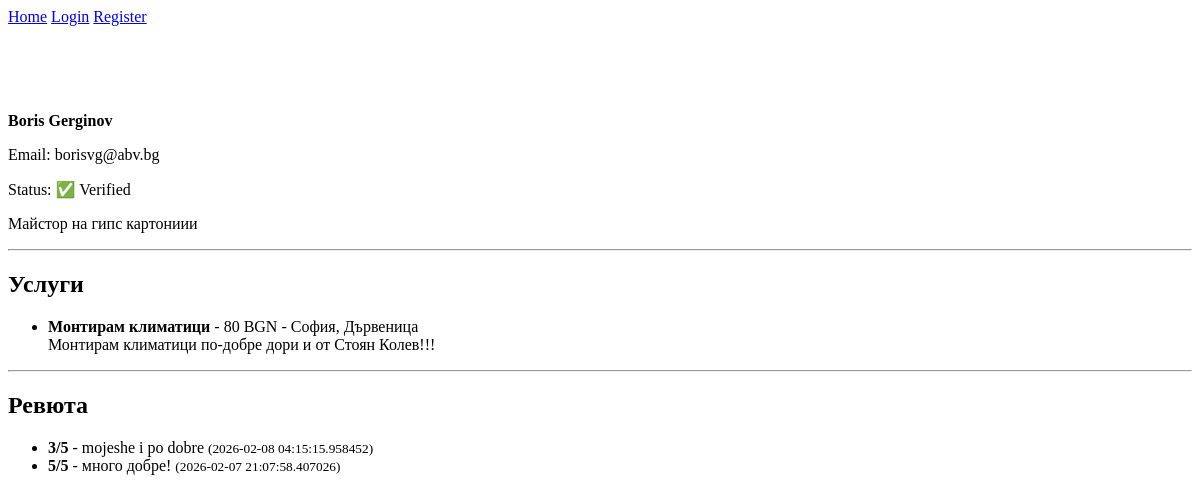
The page /providers/1 on the database its author committed.
### app/models/profile.py (models this page shows)
class Profile(db.Model):
    __tablename__ = "profiles"
    user_id = db.Column(
        db.Integer,
        db.ForeignKey("users.id"),
        primary_key=True
    )
    first_name = db.Column(db.String(50), nullable=True)
    last_name = db.Column(db.String(50), nullable=True)
    address = db.Column(db.String(255), nullable=True)
    preferences = db.Column(db.Text, nullable=True)
    updated_at = db.Column(db.DateTime, nullable=False, default=datetime.utcnow, onupdate=datetime.utcnow)

### app/models/user.py (models this page shows, shortened)
class User(UserMixin, db.Model):
    __tablename__ = "users"
    id = db.Column(db.Integer, primary_key=True)
    email = db.Column(db.String(255), unique=True, nullable=False, index=True)
    phone = db.Column(db.String(32), unique=True, nullable=True)
    password_hash = db.Column(db.String(255), nullable=False)
    role = db.Column(
        db.String(20),
        nullable=False,
        default=UserRole.CUSTOMER.value,
        index=True
    )
    is_active = db.Column(db.Boolean, nullable=False, default=True)
    created_at = db.Column(db.DateTime, nullable=False, default=datetime.utcnow)
    profile = db.relationship("Profile", uselist=False)
    provider_profile = db.relationship("ProviderProfile", uselist=False)

### app/models/provider_profile.py (models this page shows)
class ProviderProfile(db.Model):
    __tablename__ = "provider_profiles"
    provider_id = db.Column(
        db.Integer,
        db.ForeignKey("users.id"),
        primary_key=True
    )
    is_verified = db.Column(db.Boolean, nullable=False, default=False)
    bio = db.Column(db.Text, nullable=True)
    gallery_links = db.Column(db.Text, nullable=False, default="[]")
    certificates = db.Column(db.Text, nullable=True)
    updated_at = db.Column(db.DateTime, nullable=False, default=datetime.utcnow, onupdate=datetime.utcnow)

### app/models/service.py (models this page shows, shortened)
class Service(db.Model):
    __tablename__ = "services"
    id = db.Column(db.Integer, primary_key=True)
    provider_id = db.Column(db.Integer, db.ForeignKey("users.id"), nullable=False, index=True)
    category_id = db.Column(db.Integer, db.ForeignKey("service_categories.id"), nullable=False, index=True)
    title = db.Column(db.String(120), nullable=False)
    description = db.Column(db.Text, nullable=True)
    price = db.Column(db.Integer, nullable=True)
    location = db.Column(db.String(120), nullable=True)
    created_at = db.Column(db.DateTime, nullable=False, default=datetime.utcnow)

### app/models/review.py (models this page shows, shortened)
class Review(db.Model):
    __tablename__ = "reviews"
    id = db.Column(db.Integer, primary_key=True)
    booking_id = db.Column(db.Integer, db.ForeignKey("bookings.id"), nullable=False, unique=True, index=True)
    rating = db.Column(db.Integer, nullable=False)
    comment = db.Column(db.Text, nullable=True)
    created_at = db.Column(db.DateTime, nullable=False, default=datetime.utcnow)
    booking = db.relationship("Booking", lazy=True)

### app/routes/public.py (the view)
@public_bp.route("/providers/<int:provider_id>", methods=["GET"])
def provider_profile(provider_id: int):
    provider = User.query.get_or_404(provider_id)
    prof = Profile.query.filter_by(user_id=provider.id).first()
    pp = ProviderProfile.query.filter_by(provider_id=provider.id).first()
    services = (Service.query.filter_by(provider_id=provider.id).order_by(Service.id.desc()).all())
    reviews = (Review.query.join(Booking, Review.booking_id == Booking.id).filter(Booking.provider_id == provider.id).order_by(Review.id.desc()).all())
    return render_template(
        "public/provider_profile.html",
        provider=provider,
        prof=prof,
        pp=pp,
        services=services,
        reviews=reviews
    )

### app/templates/public/provider_profile.html (shortened to what this page needs)
{% extends "base.html" %}
{% block content %}
  <h1>Профил на майстор</h1>
  <div class="card">
    <p><b>{{ prof.first_name if prof and prof.first_name else "" }} {{ prof.last_name if prof and prof.last_name else "" }}</b></p>
    <p>Email: {{ provider.email }}</p>
    {% if pp and pp.is_verified %}
      <p>Status: ✅ Verified</p>
    {% else %}
      <p>Status: ⏳ Not verified</p>
    {% endif %}
    {% if pp and pp.bio %}
      <p>{{ pp.bio }}</p>
    {% endif %}
  </div>
  <hr>
  <h2>Услуги</h2>
  {% if not services %}
    <p>Няма добавени услуги.</p>
  {% else %}
    <ul>
      {% for s in services %}
        <li>
          <b>{{ s.title }}</b>
          {% if s.price %} - {{ s.price }} BGN{% endif %}
          {% if s.location %} - {{ s.location }}{% endif %}
          <br>
          {{ (s.description or "")[:160] }}{% if s.description and s.description|length > 160 %}...{% endif %}
        </li>
      {% endfor %}
    </ul>
  {% endif %}
  <hr>
  <h2>Ревюта</h2>
  {% if not reviews %}
    <p>Няма ревюта.</p>
  {% else %}
    <ul>
      {% for r in reviews %}
        <li>
          <b>{{ r.rating }}/5</b>
          {% if r.comment %}- {{ r.comment }}{% endif %}
          <small> ({{ r.created_at }})</small>
        </li>
      {% endfor %}
    </ul>
  {% endif %}
{% endblock %}

### app/templates/base.html (shortened to what this page needs)
<!DOCTYPE html>
<html lang="bg">
  <head>
    <link rel="stylesheet" href="{{ url_for('static', filename='styles/style.css') }}">
  </head>
  <body>
    <nav class="nav">
      <a class="nav-link" href="{{ url_for('main.home') }}">Home</a>
      {% if current_user.is_authenticated %}
        <a class="nav-link" href="{{ url_for('profile.my_profile') }}">My Profile</a>
        {% if current_user.role == "admin" %}
          <a class="nav-link" href="{{ url_for('admin.pending_providers') }}">Pending Providers</a>
        {% endif %}
        <form class="nav-logout" method="post" action="{{ url_for('auth.logout') }}">
          <button type="submit">Logout</button>
        </form>
      {% else %}
        <a class="nav-link" href="{{ url_for('auth.login') }}">Login</a>
        <a class="nav-link" href="{{ url_for('auth.register') }}">Register</a>
      {% endif %}
    </nav>
    <main class="container">
      {% block content %}{% endblock %}
    </main>
  </body>
</html>

### app/static/styles/style.css (style rules this page uses)
h1 { font-family: 'Segoe UI', Tahoma, Geneva, Verdana, sans-serif; color: white; }

### rows shown on the page
Profile: first_name "Boris", last_name "Gerginov"
User: email "borisvg@abv.bg"
ProviderProfile: bio "Майстор на гипс картониии"
Service: title "Монтирам климатици", price "80", location "София, Дървеница", description "Монтирам климатици по-добре дори и от Стоян Колев!!!"
Review: rating "3", comment "mojeshe i po dobre", created_at "2026-02-08 04:15:15.958452"
Review: rating "5", comment "много добре!", created_at "2026-02-07 21:07:58.407026"
